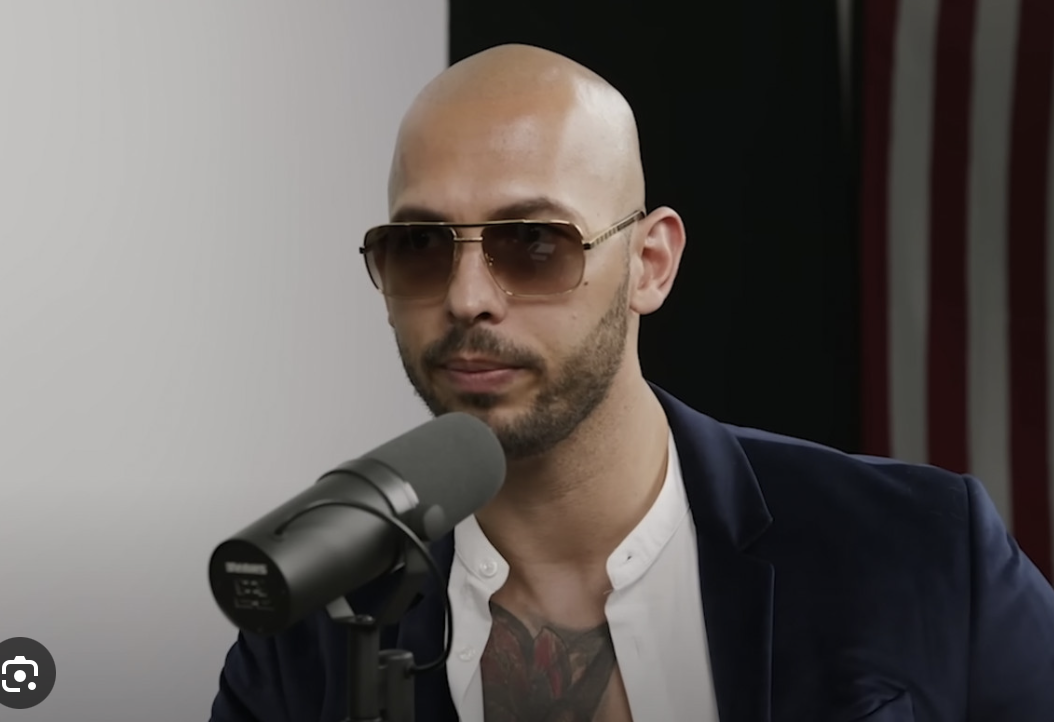
#> input picture andrew.png, 1054 x 722 px
$ python blur.py
#> lines starting #> are read from the running program, lines starting #| are printed output that depends on the picture
import numpy as np
import cv2
import matplotlib.pyplot as plt

def plotImages(img):
    plt.imshow(img, cmap="gray")
    plt.axis('off')
    plt.show()

path_to_image = str(input("Enter path to image: "))
#> the answer given: andrew.png


image = cv2.imread(path_to_image)
#> image is the input picture: shape (722, 1054, 3); mean B, G, R 90.1, 92.7, 98.2
if image is None:
    print("Error: Unable to load the image. Please check the path.")
    exit()

image = cv2.cvtColor(image, cv2.COLOR_BGR2RGB)

# plotImages(image)


face_detect = cv2.CascadeClassifier('haarcascade_frontalface_alt.xml')
face_data = face_detect.detectMultiScale(image, 1.3, 5)
#> face_data = [[317, 133, 313, 313]]


for (x, y, w, h) in face_data:
    cv2.rectangle(image, (x, y), (x + w, y + h), (0, 255, 0), 2)
    roi = image[y:y+h, x:x+w]
    # Apply a Gaussian blur over the new rectangle area
    roi = cv2.GaussianBlur(roi, (23, 23), 30)
    # Impose the blurred image on the original image to get the final image
    image[y:y+roi.shape[0], x:x+roi.shape[1]] = roi
#> this loop made 1 pass
#> pass 1, `roi = image[y:y+h, x:x+w]`:
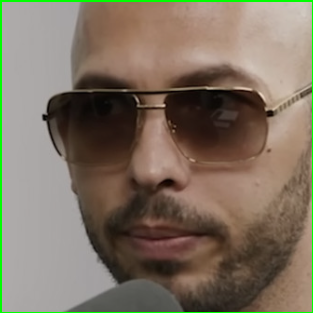
#> roi: shape (313, 313, 3); mean R, G, B 126.2, 113.6, 97.8
#> pass 1, `roi = cv2.GaussianBlur(roi, (23, 23), 30)`:
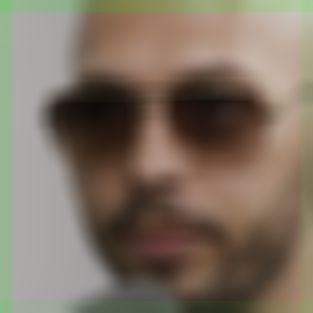
#> roi: shape (313, 313, 3); mean R, G, B 127.1, 112.9, 98.5
#> after the loop:
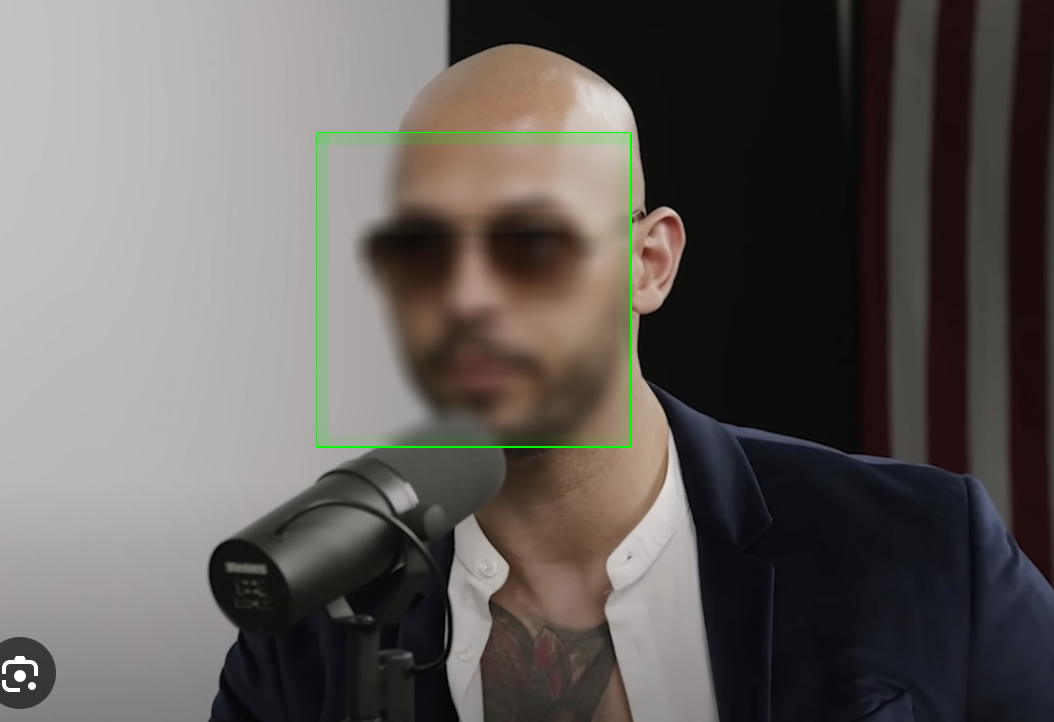
#> image: shape (722, 1054, 3); mean R, G, B 97.5, 93.2, 89.5


plotImages(image)
